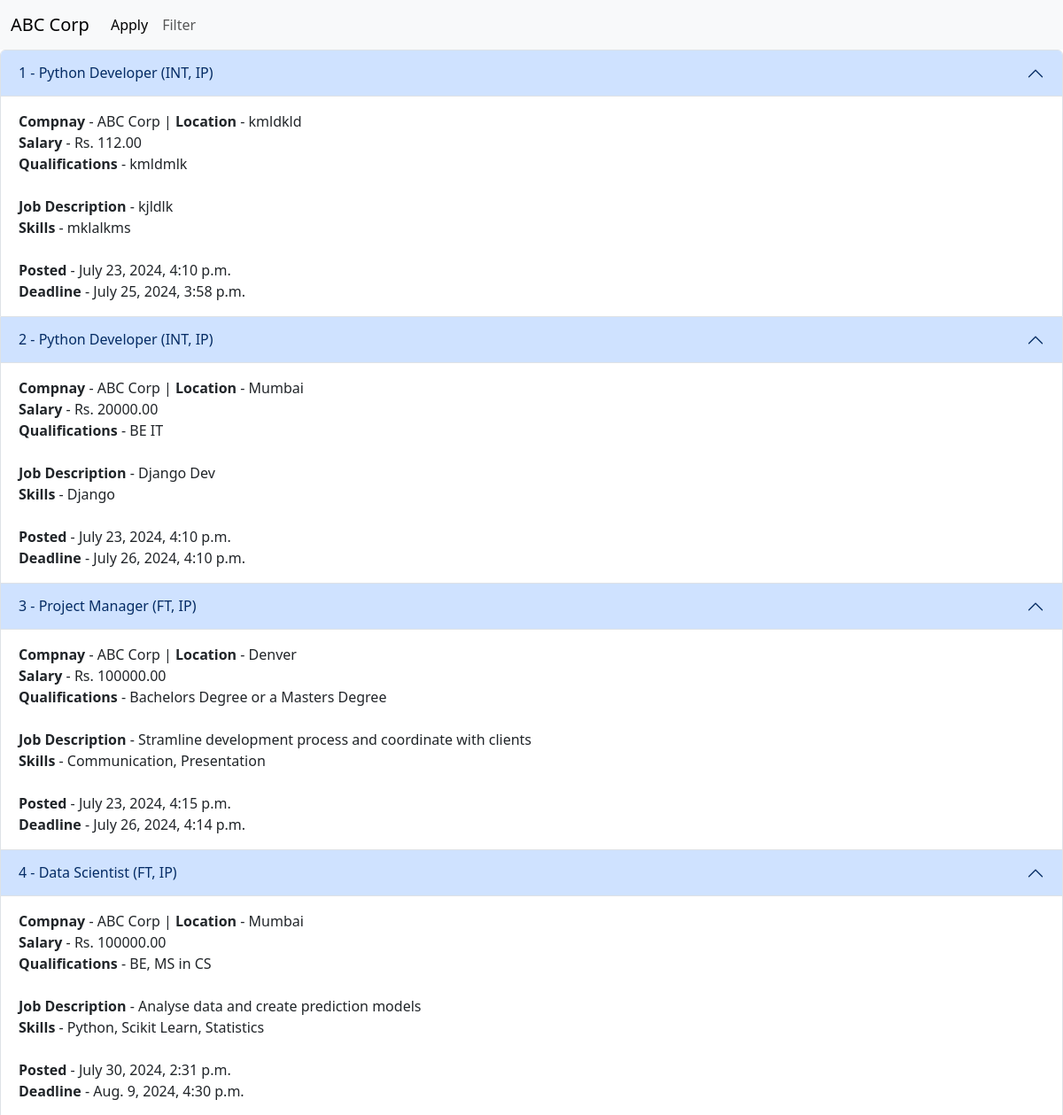
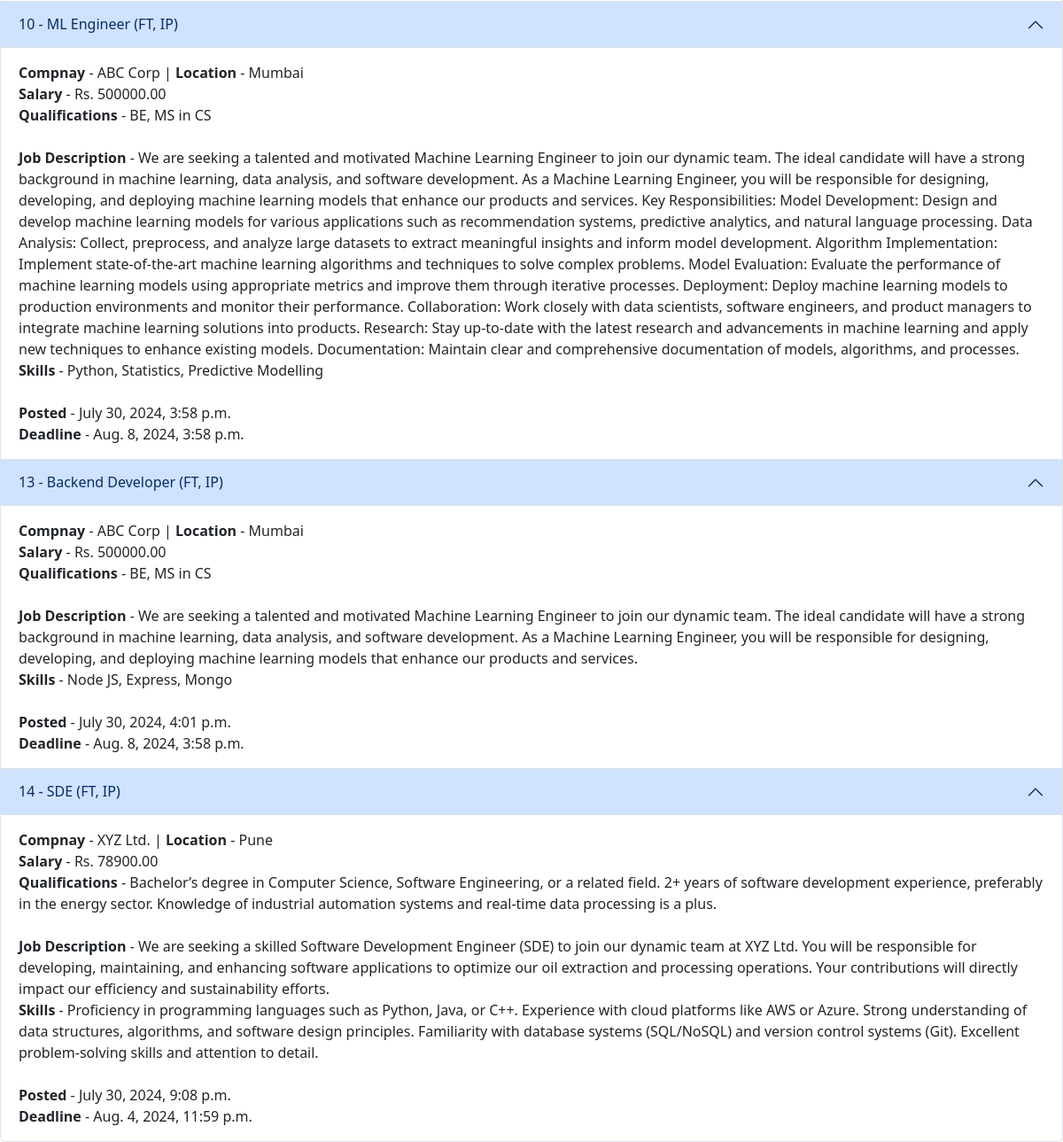
Screenshot of /display-all-jobs (signed in) with the database file from the repository (2 pictures, top to bottom).
### JobPortalApp/models.py (models this page shows, shortened)
class Company(models.Model):
    company_email = models.EmailField(max_length=50, default="")
    company_password = models.CharField(max_length=20, default="")
    company_name = models.CharField(max_length=50)
    company_id = models.AutoField(primary_key=True)
    company_about = models.TextField(max_length=255)
    website_link = models.URLField(max_length=200)
    def __str__(self):
        return self.company_name

class JobRole(models.Model):
    job_role_name = models.CharField(max_length=50)
    job_role_company = models.ForeignKey(Company, on_delete=models.CASCADE)
    job_role_id = models.AutoField(primary_key=True)
    job_role_desc = models.TextField(max_length=255)
    job_role_location = models.CharField(max_length=50)
    job_role_salary = models.DecimalField(max_digits=10, decimal_places=2)
    job_role_qualifications = models.CharField(max_length=50)
    job_role_type = models.CharField(max_length=3, choices=[("FT", "Full Time"), ("PT", "Part Time"), ("INT", "Internship")])
    job_role_mode = models.CharField(max_length=2, choices=[("R", "Remote"), ("H", "Hybrid"), ("IP", "In Person")])
    job_role_skills = models.TextField(max_length=50)
    job_role_posted = models.DateTimeField(default=datetime.datetime.now)
    job_role_deadline = models.DateTimeField()

### JobPortalApp/views.py (the view)
# urls.py: path("display-all-jobs", views.display_all_jobs, name="display_all_jobs"),
def display_all_jobs(request):
    jobs = JobRole.objects.all()
    user_name = request.session.get("user_name", None)
    return render(request, "display_all_jobs.html", {'jobs': jobs, 'company_name': user_name})

### templates/display_all_jobs.html (shortened to what this page needs)
{% extends "base.html" %}
{% block content %}
<nav class="navbar navbar-expand-lg navbar-light bg-light">
    <div class="container-fluid">
        {% if company_name %}
        <a class="navbar-brand" href="#">{{company_name}}</a>
        {% endif %}
      <div class="collapse navbar-collapse" id="navbarNavAltMarkup">
        <div class="navbar-nav">
          <a class="nav-link active" aria-current="page" href="#">Apply</a>
          <a class="nav-link" href="#">Filter</a>
        </div>
      </div>
    </div>
  </nav>
<div class="accordion" id="accordionExample">
    {% if jobs %}
      {% for job in jobs %}
      <div class="accordion-item">
          <h2 class="accordion-header" id="headingOne">
            <button class="accordion-button" type="button" data-bs-toggle="collapse" data-bs-target="#collapseOne" aria-expanded="true" aria-controls="collapseOne">
              {{job.job_role_id}} - {{job.job_role_name}} ({{job.job_role_type}}, {{job.job_role_mode}})
            </button>
          </h2>
          <div id="collapseOne" class="accordion-collapse collapse show" aria-labelledby="headingOne" data-bs-parent="#accordionExample">
            <div class="accordion-body">
              <b>Compnay</b> - {{job.job_role_company}} | <b>Location</b> - {{job.job_role_location}}<br>
              <b>Salary</b> - Rs. {{job.job_role_salary}}<br>
              <b>Qualifications</b> - {{job.job_role_qualifications}}<br><br>
              <b>Job Description</b> - {{ job.job_role_desc }}<br>
              <b>Skills</b> - {{ job.job_role_skills }}<br><br>
              <b>Posted </b> - {{job.job_role_posted}}<br>
              <b>Deadline </b> - {{job.job_role_deadline}}
            </div>
          </div>
        </div>
      {% endfor %}
    {% endif %}
</div>
{% endblock content %}

### rows the page displays
Company: company_name "ABC Corp"
JobRole: job_role_id "1", job_role_name "Python Developer", job_role_type "INT", job_role_mode "IP", job_role_company "ABC Corp", job_role_location "kmldkld", job_role_salary "112.00", job_role_qualifications "kmldmlk", job_role_desc "kjldlk", job_role_skills "mklalkms", job_role_posted "July 23, 2024, 4:10 p.m.", job_role_deadline "July 25, 2024, 3:58 p.m."
JobRole: job_role_id "2", job_role_name "Python Developer", job_role_type "INT", job_role_mode "IP", job_role_company "ABC Corp", job_role_location "Mumbai", job_role_salary "20000.00", job_role_qualifications "BE IT", job_role_desc "Django Dev", job_role_skills "Django", job_role_posted "July 23, 2024, 4:10 p.m.", job_role_deadline "July 26, 2024, 4:10 p.m."
JobRole: job_role_id "3", job_role_name "Project Manager", job_role_type "FT", job_role_mode "IP", job_role_company "ABC Corp", job_role_location "Denver", job_role_salary "100000.00", job_role_qualifications "Bachelors Degree or a Masters Degree", job_role_desc "Stramline development process and coordinate with clients", job_role_skills "Communication, Presentation", job_role_posted "July 23, 2024, 4:15 p.m.", job_role_deadline "July 26, 2024, 4:14 p.m."
JobRole: job_role_id "4", job_role_name "Data Scientist", job_role_type "FT", job_role_mode "IP", job_role_company "ABC Corp", job_role_location "Mumbai", job_role_salary "100000.00", job_role_qualifications "BE, MS in CS", job_role_desc "Analyse data and create prediction models", job_role_skills "Python, Scikit Learn, Statistics", job_role_posted "July 30, 2024, 2:31 p.m.", job_role_deadline "Aug. 9, 2024, 4:30 p.m."
JobRole: job_role_id "10", job_role_name "ML Engineer", job_role_type "FT", job_role_mode "IP", job_role_company "ABC Corp", job_role_location "Mumbai", job_role_salary "500000.00", job_role_qualifications "BE, MS in CS", job_role_desc "We are seeking a talented and motivated Machine Learning Engineer to join our dynamic team. The ideal candidate will have a strong background in machine learning, data analysis, and software development. As a Machine Learning Engineer, you will be responsible for designing, developing, and deploying machine learning models that enhance our products and services. Key Responsibilities: Model Development: Design and develop machine learning models for various applications such as recommendation systems, predictive analytics, and natural language processing. Data Analysis: Collect, preprocess, and analyze large datasets to extract meaningful insights and inform model development. Algorithm…", job_role_skills "Python, Statistics, Predictive Modelling", job_role_posted "July 30, 2024, 3:58 p.m.", job_role_deadline "Aug. 8, 2024, 3:58 p.m."
JobRole: job_role_id "13", job_role_name "Backend Developer", job_role_type "FT", job_role_mode "IP", job_role_company "ABC Corp", job_role_location "Mumbai", job_role_salary "500000.00", job_role_qualifications "BE, MS in CS", job_role_desc "We are seeking a talented and motivated Machine Learning Engineer to join our dynamic team. The ideal candidate will have a strong background in machine learning, data analysis, and software development. As a Machine Learning Engineer, you will be responsible for designing, developing, and deploying machine learning models that enhance our products and services.", job_role_skills "Node JS, Express, Mongo", job_role_posted "July 30, 2024, 4:01 p.m.", job_role_deadline "Aug. 8, 2024, 3:58 p.m."
JobRole: job_role_id "14", job_role_name "SDE", job_role_type "FT", job_role_mode "IP", job_role_company "XYZ Ltd.", job_role_location "Pune", job_role_salary "78900.00", job_role_qualifications "Bachelor’s degree in Computer Science, Software Engineering, or a related field. 2+ years of software development experience, preferably in the energy sector. Knowledge of industrial automation systems and real-time data processing is a plus.", job_role_desc "We are seeking a skilled Software Development Engineer (SDE) to join our dynamic team at XYZ Ltd. You will be responsible for developing, maintaining, and enhancing software applications to optimize our oil extraction and processing operations. Your contributions will directly impact our efficiency and sustainability efforts.", job_role_skills "Proficiency in programming languages such as Python, Java, or C++. Experience with cloud platforms like AWS or Azure. Strong understanding of data structures, algorithms, and software design principles. Familiarity with database systems (SQL/NoSQL) and version control systems (Git). Excellent problem-solving skills and attention to detail.", job_role_posted "July 30, 2024, 9:08 p.m.", job_role_deadline "Aug. 4, 2024, 11:59 p.m."
